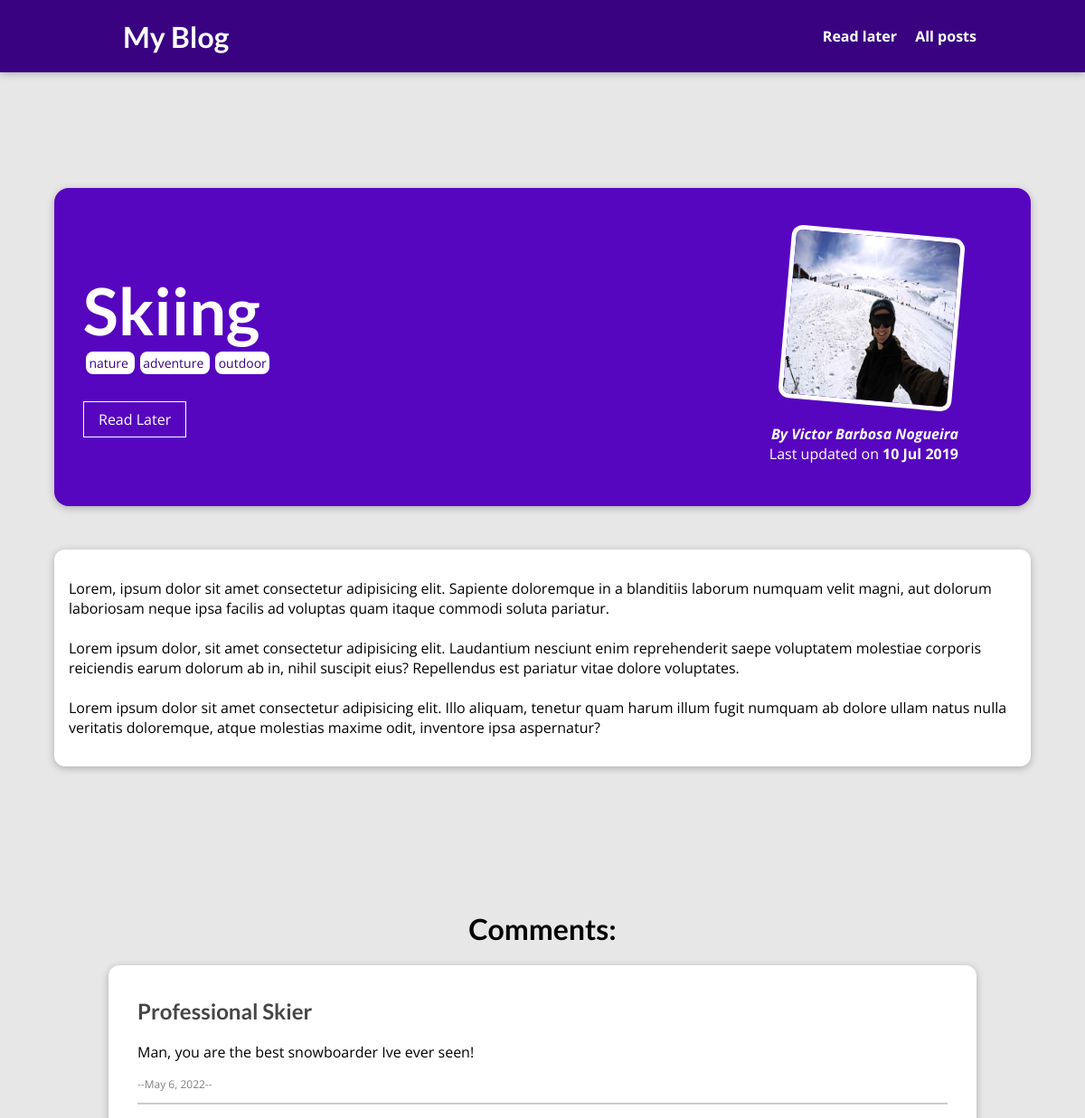
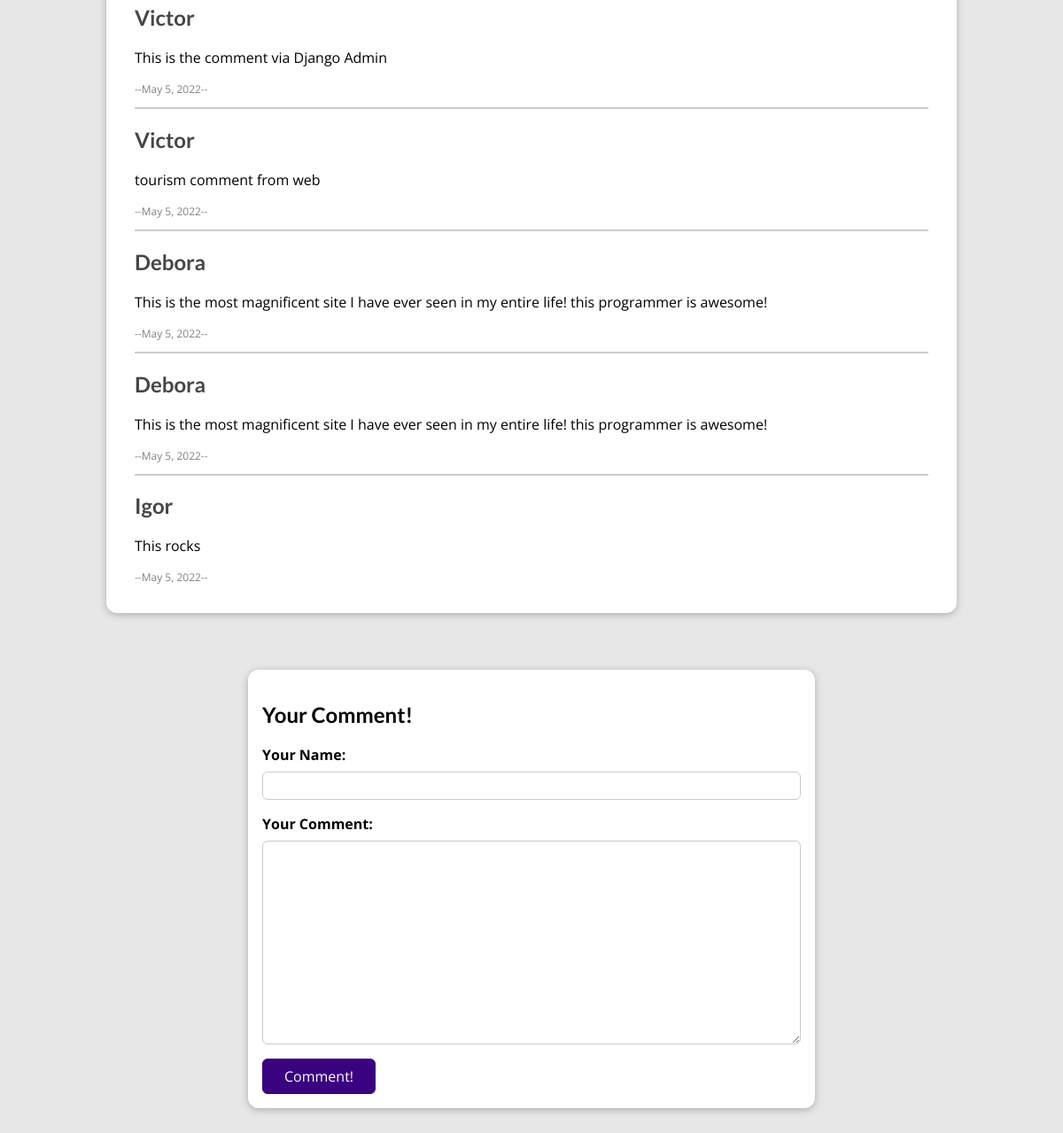
Page /posts/skiing on the committed database (2 pictures, top to bottom).
### blog/models.py (models this page shows, shortened)
class Post(models.Model):
    author = models.ForeignKey(Author,on_delete=models.SET_NULL, null=True, related_name="posts")
    title = models.CharField(max_length=50)
    date = models.DateTimeField()
    image = models.ImageField(upload_to="images", height_field=None, width_field=None, max_length=100)
    excerpt = models.CharField(max_length=150)
    tag = models.ManyToManyField(Tag, blank=True, db_index=True)
    content = models.TextField()
    slug = models.SlugField(unique=True, db_index=True)

class Tag(models.Model):
    name = models.SlugField(max_length=50)

class Author(models.Model):
    first_name = models.CharField(max_length=20)
    last_name = models.CharField(max_length=20)
    email = models.EmailField(max_length=50)
    adress = models.CharField(max_length=50)
    def full_name(self):
        return f"{self.first_name} {self.last_name} "
    def __str__(self):
        return self.full_name()

class Commentary(models.Model):
    author = models.CharField(max_length=20)
    date = models.DateField(auto_now_add=True)
    content = models.TextField(max_length=150)
    post = models.ForeignKey(Post, on_delete=models.SET_NULL, null=True, related_name= "comments" )

### blog/views.py (the view, shortened to what this page needs)
# urls.py: path("posts/<slug>", views.BlogPostView.as_view(), name = 'blog-post'),
class BlogPostView(View):
    def is_stored_post(self, request, post_id):
        stored_posts = request.session.get("stored_posts")
        if stored_posts is not None:
            is_saved_for_later =  post_id in stored_posts
        else:
            is_saved_for_later = False
        return is_saved_for_later
    def get(self, request, slug):
        identified_post = Post.objects.get(slug = slug) #if you want the 404 error: "get_object_or_404(Post,slug=slug)" need to import it
        all_comments = Commentary.objects.filter(post = identified_post).order_by("-date")
        context = {
            'post': identified_post,
            'tags': identified_post.tag.all(),
            "comment" : CommentForm(),
            "all_comments": all_comments,
            "is_saved_for_later": self.is_stored_post(request, identified_post.id),
        }
        return render (request, 'blog/blog_post.html',context)

### blog/forms.py
class CommentForm(ModelForm):
    class Meta:
        model = Commentary
        exclude = ["post","date"]
        labels = {
            "author": "Your Name",
            "content": "Your Comment",
        }
        error_messages = {
            "author": {
                "required": "You must enter a name",
                "max_lenght": "Please enter a shorter name",
            },
            "content": {
                "required": "You must enter a comment",
                "max_lenght": "Please enter a shorter comment",
            },
        }

### blog/templates/blog/blog_post.html (shortened to what this page needs)
{% extends 'layout.html' %}
{% load static %}
{% block css_file %}
<link rel="stylesheet" href="{% static 'blog/blog_post.css' %}">
{% endblock css_file %}
{% block content %}
<section id='summary'>
    <h2>{{post.title}}</h2>
    <div>
        {% for tag in tags %}
            <span class="tag"> {{ tag.name }} </span>
        {% endfor %}
    </div>
<div id="read-later">
    <form action="{% url "read-later" %}" method="POST">
        <button>
            {%if is_saved_for_later%}
            Remove from Read Later
            {%else%}
            Read Later
            {%endif%}
        </button>
    </form>
</div>
    <article>
        <img src="{{post.image.url}}" alt="{{post.title}}">
        <address>By <a href="mailto:{{post.author.email}}">{{post.author|title}}</a></address>
        <div id="last-updated">
            Last updated on <time> {{post.date|date:"d M Y"}}</time>
        </div>
    </article>
</section>
<main>
    {{post.content|linebreaks}}
</main>
<h1 id="comments-header">Comments:</h1>
<section id = "comments">
    <ul>
        {%for comment in all_comments%}
            <li>
                <h2>{{comment.author|title}}</h2>
                <p>{{comment.content|linebreaks}}</p>
                <p style="font-size:12px;color:grey;">--{{comment.date}}--</p>
            </li>
        {%endfor%}
    </ul>
</section>
<section id="comment-form">
    <h2>Your Comment!</h2>
    <form action="{% url 'blog-post' post.slug%}" method="POST">
        {% for field in comment%}
            <div class="form-control {% if field.errors %}invalid{% endif %}">
                {{field.label_tag}}
                {{field}}
            </div>
        {%endfor%}
        <button type="submit">Comment!</button>
    </form>
</section>
{% endblock content %}

### static/global.css (style rules this page uses)
* { box-sizing: border-box; }
html { font-family: 'Open Sans', 'Lato', sans-serif; }
body { margin: 0; }
h1, h2, h3 { font-family: 'Lato', sans-serif; font-weight: bold; }

### blog/static/blog/blog_post.css (style rules this page uses)
body { background-color: #e7e7e7; }
#summary { margin: 8rem auto 3rem auto; padding: 2rem; width: 90%; max-width: 90rem; border-radius: 16px; background-color: #5706c0; position: relative; box-shadow: 0 2px 8px rgba(0, 0, 0, 0.25); height: 22rem; }
#comments-header { text-align:center; margin-top:10rem }
#summary h2 { color: white; font-size: 4.5rem; margin-bottom: 0.25rem; }
#summary article { position: absolute; top: 2rem; right: 3rem; padding: 1rem 2rem; border-radius: 12px; text-align: right; color: white; }
#summary article img { width: 12rem; height: 12rem; border-radius: 12px; transform: rotateZ(5deg); border: 5px solid white; margin-bottom: 1rem; }
#summary address { font-weight: bold; }
#summary a { color: white; text-decoration: none; }
#summary time { font-weight: bold; }
main { width: 90%; max-width: 90rem; margin: 3rem auto; background-color: white; padding: 1rem; border-radius: 12px; box-shadow: 0 2px 8px rgba(0, 0, 0, 0.25); }
.tag { background-color: white; color: #390281; padding: 0.2rem; border-radius: 8px; margin: 0 0.2rem; font-size: 14px; }
#read-later { margin: 2rem 0; }
#read-later button { background-color: transparent; border: 1px solid white; padding: 0.5rem 1rem; font: inherit; color:white; cursor: pointer; }
#comment-form { margin: 3rem auto; width: 90%; max-width: 40rem; border-radius: 12px; background-color: white; box-shadow: 0 2px 8px rgba(0, 0, 0, 0.25); padding: 1rem; }
#comment-form button { font: inherit; background-color: #390281; color: white; border: 1px solid #390281; padding: 0.5rem 1.5rem; border-radius: 6px; cursor: pointer; }
.form-control { margin-bottom: 1rem; }
.form-control label { font-weight: bold; margin-bottom: 0.5rem; display: block; }
.form-control input, .form-control textarea { display: block; width: 100%; font: inherit; padding: 0.25rem; border-radius: 6px; border: 1px solid #ccc; }
#comments { margin: 1rem auto 4rem auto; width: 90%; max-width: 60rem; border-radius: 12px; background-color: white; box-shadow: 0 2px 8px rgba(0, 0, 0, 0.25); padding: 1rem 2rem; }
#comments ul { list-style: none; margin: 0; padding: 0; }
#comments li { margin-bottom: 1rem; border-bottom: 2px solid #ccc; }
#comments li:last-of-type { border-bottom: none; }
#comments h2 { color: #464646; }

### rows in the picture
Post: title "Skiing", image (picture), author "Victor Barbosa Nogueira", date "10 Jul 2019", content "Lorem, ipsum dolor sit amet consectetur adipisicing elit. Sapiente doloremque in a blanditiis laborum numquam velit magni, aut dolorum laboriosam neque ipsa facilis ad voluptas quam itaque commodi soluta pariatur. Lorem ipsum dolor, sit amet consectetur adipisicing elit. Laudantium nesciunt enim reprehenderit saepe voluptatem molestiae corporis reiciendis earum dolorum ab in, nihil suscipit eius? Repellendus est pariatur vitae dolore voluptates. Lorem ipsum dolor sit amet consectetur adipisicing elit. Illo aliquam, tenetur quam harum illum fugit numquam ab dolore ullam natus nulla veritatis doloremque, atque molestias maxime odit, inventore ipsa aspernatur?"
Tag: name "nature"
Tag: name "adventure"
Tag: name "outdoor"
Commentary: author "Professional Skier", content "Man, you are the best snowboarder Ive ever seen!", date "May 6, 2022"
Commentary: author "Victor", content "This is the comment via Django Admin", date "May 5, 2022"
Commentary: author "Victor", content "tourism comment from web", date "May 5, 2022"
Commentary: author "Debora", content "This is the most magnificent site I have ever seen in my entire life! this programmer is awesome!", date "May 5, 2022"
Commentary: author "Debora", content "This is the most magnificent site I have ever seen in my entire life! this programmer is awesome!", date "May 5, 2022"
Commentary: author "Igor", content "This rocks", date "May 5, 2022"

### other values in the picture
{{ field.label_tag }} "Your Name:" "Your Comment:"
